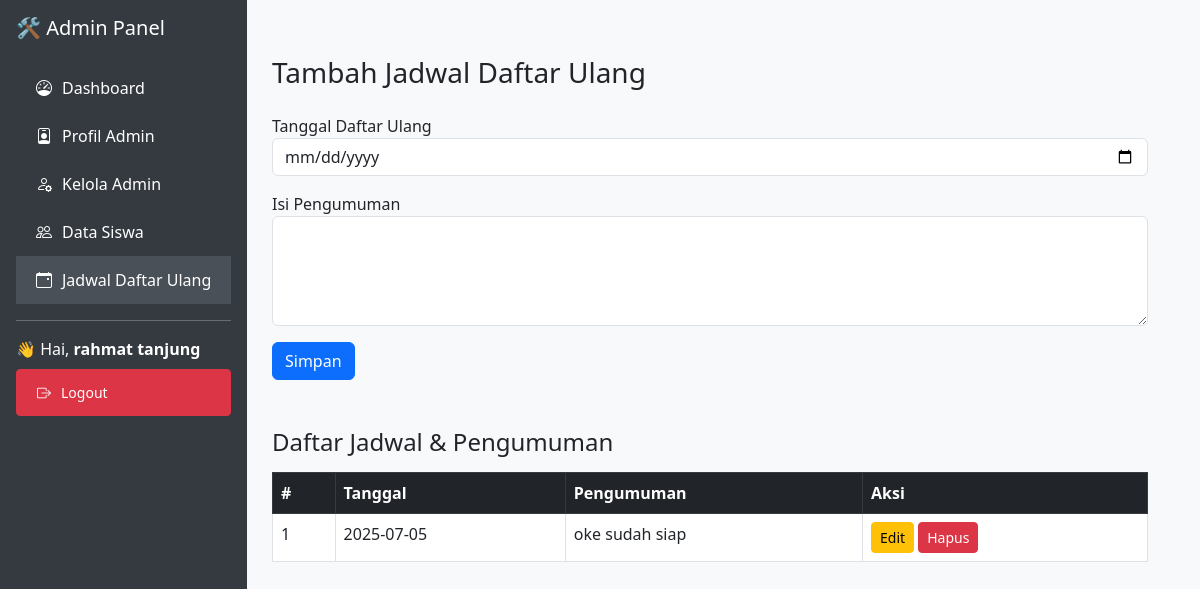
The page /mandiri/admin_dashboard.php?page=jadwal_daftar_ulang (signed in) on the database its author committed.
### tables this page shows
CREATE TABLE IF NOT EXISTS `users` (
  `id` int NOT NULL AUTO_INCREMENT,
  `username` varchar(50) NOT NULL,
  `password` varchar(255) NOT NULL,
  `email` varchar(100) DEFAULT NULL,
  `nama` varchar(100) DEFAULT NULL,
  `role` enum('admin','siswa') DEFAULT 'siswa',
  `foto` varchar(255) DEFAULT NULL,
  PRIMARY KEY (`id`),
  UNIQUE KEY `username` (`username`),
  UNIQUE KEY `email` (`email`)
);

CREATE TABLE IF NOT EXISTS `pengaturan` (
  `id` int NOT NULL AUTO_INCREMENT,
  `tanggal_daftar_ulang` date DEFAULT NULL,
  `pengumuman` text,
  PRIMARY KEY (`id`)
);

### mandiri/admin_pages/jadwal_daftar_ulang.php (the view, shortened to what this page needs)
<?php
require_once __DIR__ . '/../db.php';
$pengaturans = $koneksi->query("SELECT * FROM pengaturan ORDER BY id DESC");
$editData = null;
?>
<div class="container py-3">
    <h3 class="mb-4"><?= $editData ? 'Edit' : 'Tambah' ?> Jadwal Daftar Ulang</h3>
    <form method="POST" class="mb-5">
        <div class="mb-3">
            <label for="tanggal">Tanggal Daftar Ulang</label>
            <input type="date" name="tanggal" id="tanggal" class="form-control"
                value="<?= htmlspecialchars($editData['tanggal_daftar_ulang'] ?? '') ?>" required>
        </div>
        <div class="mb-3">
            <label for="pengumuman">Isi Pengumuman</label>
            <textarea name="pengumuman" id="pengumuman" rows="4" class="form-control"
                required><?= htmlspecialchars($editData['pengumuman'] ?? '') ?></textarea>
        </div>
        <button type="submit" class="btn btn-primary"><?= $editData ? 'Update' : 'Simpan' ?></button>
    </form>
    <h4 class="mb-3">Daftar Jadwal & Pengumuman</h4>
    <table class="table table-bordered">
        <thead class="table-dark">
            <tr>
                <th>#</th>
                <th>Tanggal</th>
                <th>Pengumuman</th>
                <th>Aksi</th>
            </tr>
        </thead>
        <tbody>
            <?php $no = 1;
            while ($row = $pengaturans->fetch_assoc()): ?>
                <tr>
                    <td><?= $no++ ?></td>
                    <td><?= htmlspecialchars($row['tanggal_daftar_ulang']) ?></td>
                    <td><?= nl2br(htmlspecialchars($row['pengumuman'])) ?></td>
                    <td>
                        <a href="admin_dashboard.php?page=jadwal_daftar_ulang&edit=<?= $row['id'] ?>" class="btn btn-sm btn-warning">Edit</a>
                        <a href="admin_dashboard.php?page=jadwal_daftar_ulang&hapus=<?= $row['id'] ?>" class="btn btn-sm btn-danger" onclick="return confirm('Yakin ingin menghapus data ini?')">Hapus</a>
                    </td>
                </tr>
            <?php endwhile; ?>
        </tbody>
    </table>
</div>

### mandiri/admin_dashboard.php (shortened to what this page needs)
<?php
require 'db.php';
$admin_id = $_SESSION['user']['id'];
$query = $koneksi->prepare("SELECT * FROM users WHERE id = ?");
$query->bind_param("i", $admin_id);
$query->execute();
$result = $query->get_result();
$admin = $_SESSION['user'];
?>
<!DOCTYPE html>
<html lang="id">
<head>
    <link href="https://cdn.jsdelivr.net/npm/bootstrap@5.3.0/dist/css/bootstrap.min.css" rel="stylesheet">
    <link href="https://cdn.jsdelivr.net/npm/bootstrap-icons@1.10.5/font/bootstrap-icons.css" rel="stylesheet">
</head>
<body>
    <div class="sidebar p-3">
        <h5 class="text-white mb-4">🛠️ Admin Panel </h5>
        <a href="admin_dashboard.php" class="<?= !isset($_GET['page']) ? 'active' : '' ?>">
            <i class="bi bi-speedometer"></i> Dashboard
        </a>
        <a href="admin_dashboard.php?page=admin_profile" class="<?= ($_GET['page'] ?? '') === 'admin_profile' ? 'active' : '' ?>">
            <i class="bi bi-person-badge"></i> Profil Admin
        </a>
        <a href="admin_dashboard.php?page=manage_admin" class="<?= ($_GET['page'] ?? '') === 'manage_admin' ? 'active' : '' ?>">
            <i class="bi bi-person-gear"></i> Kelola Admin
        </a>
        <a href="admin_dashboard.php?page=manage_users" class="<?= ($_GET['page'] ?? '') === 'manage_users' ? 'active' : '' ?>">
            <i class="bi bi-people"></i> Data Siswa
        </a>
        <a href="admin_dashboard.php?page=jadwal_daftar_ulang" class="<?= ($_GET['page'] ?? '') === 'jadwal_daftar_ulang' ? 'active' : '' ?>">
            <i class="bi bi-calendar-event"></i> Jadwal Daftar Ulang
        </a>
        <hr class="bg-light">
        <div class="mb-2">👋 Hai, <strong><?= htmlspecialchars($admin['nama'] ?? '') ?></strong></div>
        <a href="logout.php" class="btn btn-danger btn-sm w-100 mt-2">
            <i class="bi bi-box-arrow-right"></i> Logout
        </a>
    </div>
    <div class="content">
        <?php
        if (isset($_GET['page'])) {
            $page = $_GET['page'];
            $allowed_pages = ['admin_profile', 'manage_admin', 'manage_users', 'jadwal_daftar_ulang'];
            if (in_array($page, $allowed_pages)) {
                include "admin_pages/{$page}.php";
            } else {
                echo "<div class='alert alert-danger'>Halaman tidak ditemukan.</div>";
            }
        }
        ?>
    </div>
</body>
</html>

### mandiri/admin_dashboard.php (style rules this page uses)
body { background-color: #f8f9fa; }
.sidebar { height: 100vh; background-color: #343a40; color: white; position: fixed; }
.sidebar a { color: white; display: flex; align-items: center; padding: 12px 20px; text-decoration: none; transition: background 0.2s ease; }
.sidebar a i { margin-right: 10px; }
.sidebar a:hover, .sidebar .active { background-color: #495057; }
.content { margin-left: 220px; padding: 40px; }

### rows shown on the page
users: nama "rahmat tanjung"
pengaturan: tanggal_daftar_ulang "2025-07-05", pengumuman "oke sudah siap"
